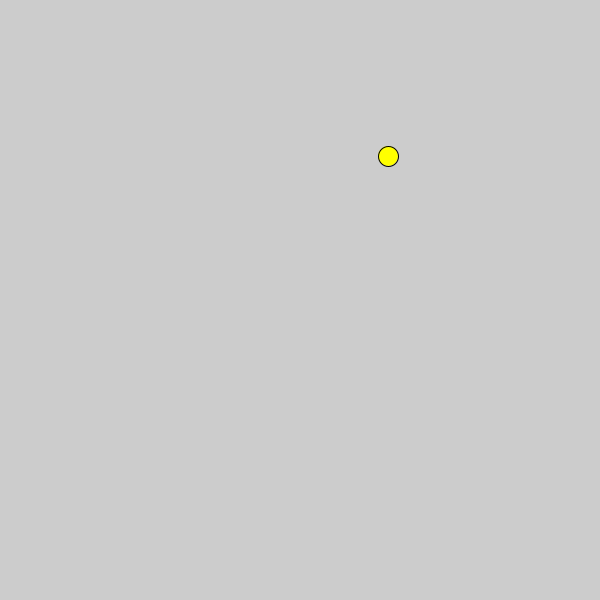
Frame 1 (no input)
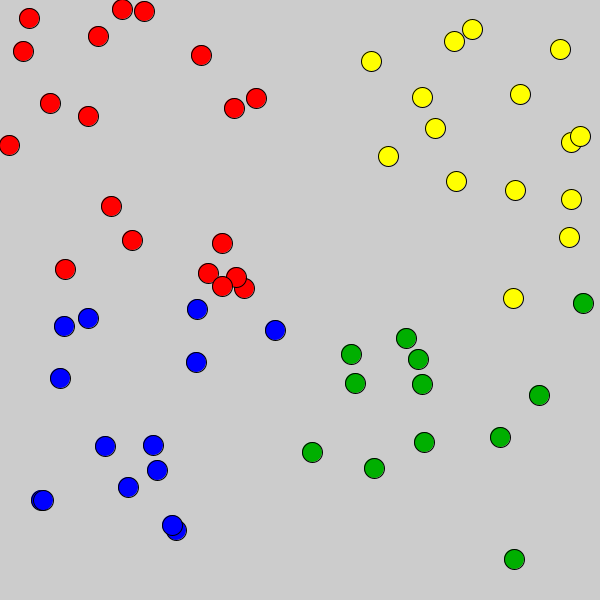
Frame 60 (the mouse pressed at the canvas centre just before this capture)
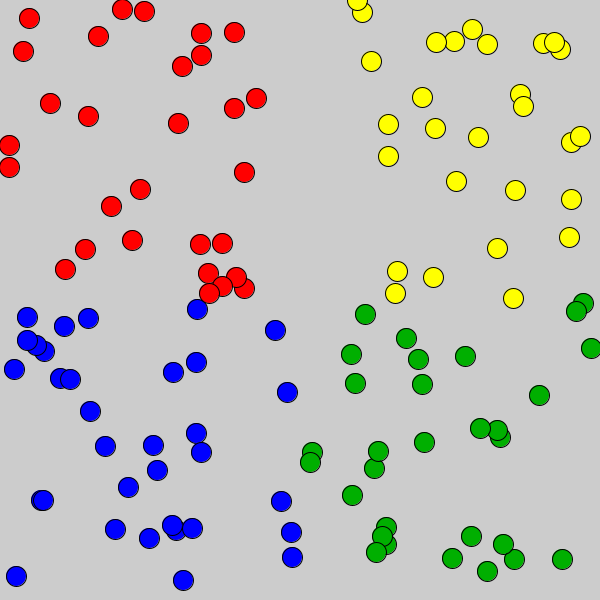
Frame 120 (the mouse held since frame 60 and released just before this capture)

The Processing sketch that drew these frames (run headless with seeded random() and noise(); from frame 60 on, the mouse is pressed at the canvas centre):

// Processing sketch: random_quadrants
// ── random_quadrants.pde
int x;
int y;
int r;
int g;
int b;

void draw () {
  
  x = (int) random(0,601);
  y = (int) random(0,601);
 
  if (x <= 300 && y <= 300) {
    r = 255;
    g = 0;
    b = 0; 
  } 
  if (x > 300 && y <= 300) {
    r = 255;
    g = 255;
    b = 0;
  }
    
    if (x <= 300 && y > 300) {
    r = 0;
    g = 0;
    b = 255; 
  } 
  if (x > 300 && y > 300) {
    r = 0;
    g = 175;
    b = 0;
  }
  
  fill(r, g, b);
  circle(x,y,20);
  
}

// ── setup.pde
void setup () {
  
 size(600,600); 
  
}
